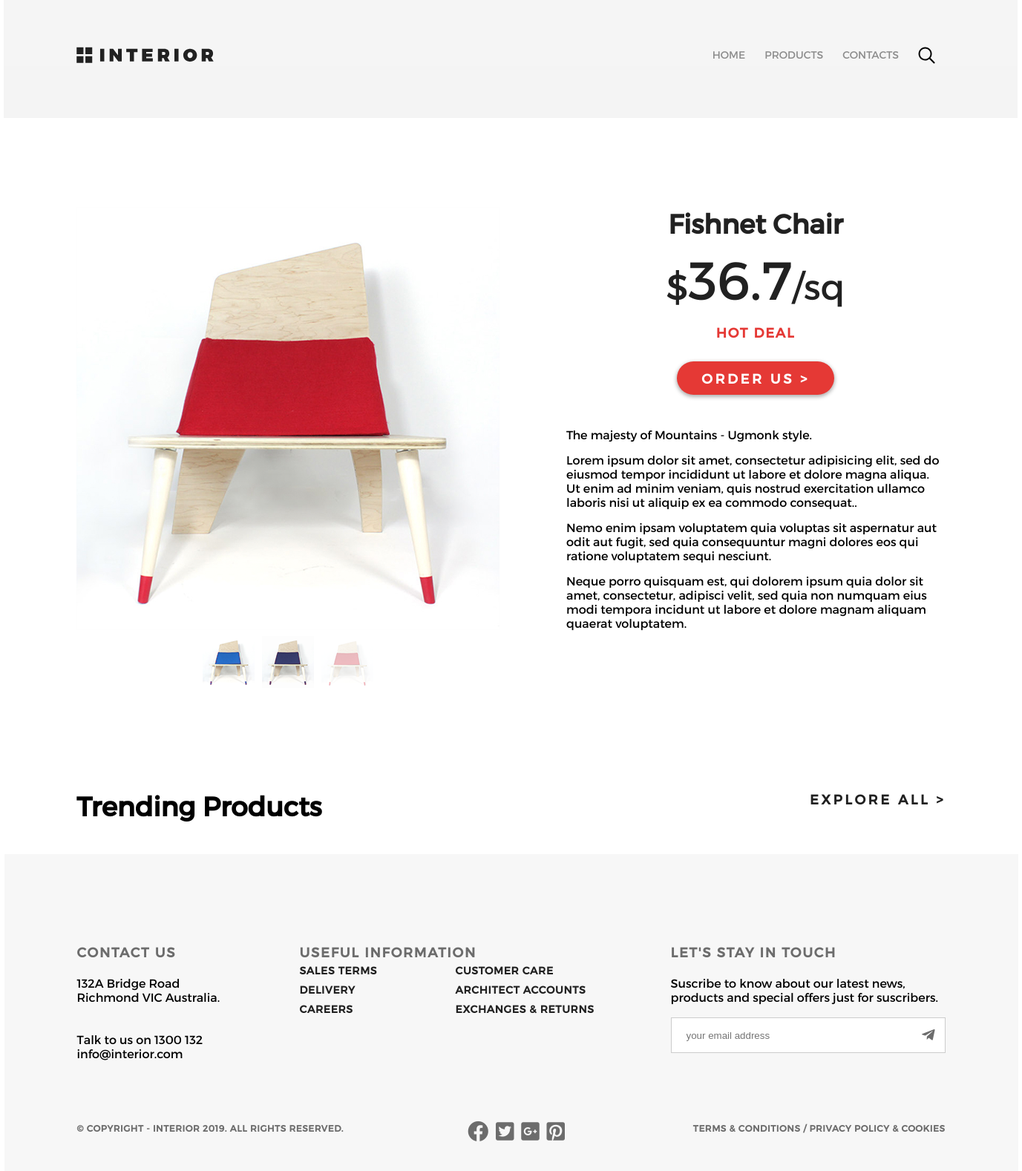
/product/, run on an earlier commit of the app's database.
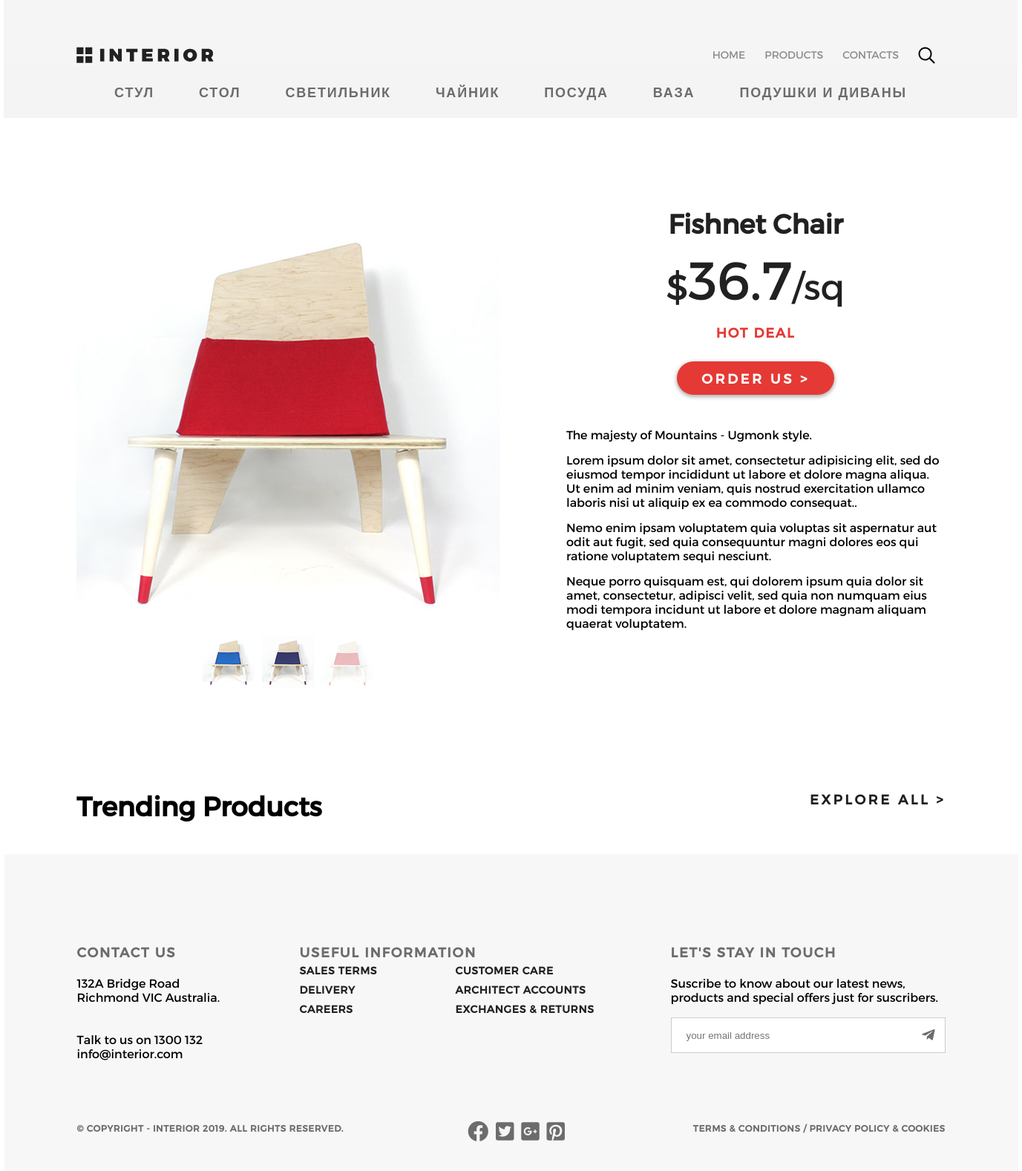
And on a later commit of the database.
### mainapp/models.py (models this page shows, shortened)
class CategoryProducts(models.Model):
    name = models.CharField(verbose_name='имя категории', max_length=128, unique=True)
    description = models.TextField(verbose_name='описание', blank=True)

### mainapp/views.py (the view)
def product(request):
    context = {
        'title': 'Продукт',
        "list_menu": MENU,
        'product_list_menu': product_type,
    }
    return render(request, 'mainapp/product.html', context=context)

### mainapp/templates/mainapp/product.html (shortened to what this page needs)
{% extends 'mainapp/base.html' %}
{% load staticfiles %}
{% block content %}
			<div class="shelf shelf1 shelf__product" >
				<div class="poster_product padding-site">
					<header class="title">
						{% include 'mainapp/includes/inc_menu.html' %}
					</header>
				</div>
				<div class="product__menu">
					{% include 'mainapp/includes/inc_menu_product.html' %}
				</div>
			</div>
			<div class="product__max__shop shelf shelf__min ">
				<div class="photos__product">
					<a href="" class="big__img"><img src="{% static 'img/slider1.png' %}" alt="product"></a>
					<div class="min__imgs">
						<a href="#" class="min__img"><img src="{% static 'img/controll.png' %}" alt="min product"></a>
						<a href="#" class="min__img"><img src="{% static 'img/controll11.png' %}" alt="min product"></a>
						<a href="#" class="min__img"><img src="{% static 'img/controll2.png' %}" alt="min product"></a>
					</div>
				</div>
				<div class="info__product__shop">
					<p class="name__product">Fishnet Chair</p>
					<p class="price">$<span class="mark-price">36.7</span>/sq</p>
					<p class="mark-red mark">Hot Deal</p>
					<a href="" class="button red__button">ORDER US ></a>
					<div>
						<p class="text__product">The majesty of Mountains - Ugmonk style.</p>
						<p class="text__product">Lorem ipsum dolor sit amet, consectetur adipisicing elit, sed do eiusmod tempor incididunt ut labore et dolore magna aliqua. Ut enim ad minim veniam, quis nostrud exercitation ullamco laboris nisi ut aliquip ex ea commodo consequat..</p>
						<p class="text__product"> Nemo enim ipsam voluptatem quia voluptas sit aspernatur aut odit aut fugit, sed quia consequuntur magni dolores eos qui ratione voluptatem sequi nesciunt.</p>
						<p class="text__product">Neque porro quisquam est, qui dolorem ipsum quia dolor sit amet, consectetur, adipisci velit, sed quia non numquam eius modi tempora incidunt ut labore et dolore magnam aliquam quaerat voluptatem.</p>
					</div>
				</div>
			</div>
			<div class="shelf shelf3 shelf__min">
				<div class="menu__shelf__min">
					<p class="headline__normal">Trending Products</p>
					<a class="button__ghost" href="{% url 'mainapp:products_url:products' %}">EXPLORE ALL ></a>
				</div>
			</div>
{% endblock %}

### mainapp/templates/mainapp/base.html (shortened to what this page needs)
<!DOCTYPE html>
{% load staticfiles %}
<html lang="en">
<head>
    {% block css %}
        <link rel="stylesheet" href="https://use.fontawesome.com/releases/v5.8.1/css/all.css">
        <link rel="stylesheet" href="{% static 'css/style.css' %}">
    {% endblock%}
    {% block fonts %}
        <link href="{% static 'fonts/Montserrat.ttf' %}" rel="stylesheet">
    {% endblock %}
</head>
<body>
	<div class="container">
		<div class="shelfs">
        	{% block content %}
            {% endblock %}
		</div>
        <footer class="footer">
			<div class="footer__div">
				<div class="contact_us__info">
					<p class="headline__footer">CONTACT US</p>
					<p class="text__st">132A Bridge Road Richmond VIC Australia.</p>
					<p class="text__st">Talk to us on 1300 132 info@interior.com</p>
				</div>
				<div class="useful_information__wrapper">
					<p class="headline__footer">USEFUL INFORMATION</p>
					<div class="useful_information">
				<a href="#" class="text_black__footer">
					Sales terms
				</a>
				<a href="#" class="text_black__footer">
					Customer care
				</a>
				<a href="#" class="text_black__footer">
					Delivery
				</a>
				<a href="#" class="text_black__footer">
					Architect accounts
				</a>
				<a href="#" class="text_black__footer">
					Careers
				</a>
				<a href="#" class="text_black__footer">
					Exchanges & returns
				</a>
					</div>
				</div>
				<div class="lets_stay_in_touch">
				<p class="headline__footer">LET'S STAY IN TOUCH</p>
				<p class="text__st">Suscribe to know about our latest news, products and special offers just for suscribers.</p>
				<div class="input__button">
				<input class="input" type="text" placeholder="your email address"><i class="fab fa-telegram-plane"></i>
				</div>
				</div>
			</div>
			<div class="info__footer">
				<p class="text__footer">&copy; Copyright - INTERIOR {% now 'Y' %}. All Rights Reserved.</p>
				<div class="social-links">
					<a href="#" class="social-link"><i class="fab fa-facebook"></i></a>
					<a href="#" class="social-link"><i class="fab fa-twitter-square"></i></a>
					<a href="#" class="social-link"><i class="fab fa-google-plus-square"></i></a>
					<a href="#" class="social-link">
					<i class="fab fa-pinterest-square"></i></a>
				</div>
				<p class="text__footer">Terms & Conditions  /  Privacy policy & Cookies</p>
			</div>
		</footer>
	</div>
</body>

### mainapp/templates/mainapp/includes/inc_menu.html (shortened to what this page needs)
{% load staticfiles %}
{% block menu %}
    <a class="avatar" href="/"><img src="{% static 'img/logo.svg' %}" alt="logo"></a>
    <ul class="menu">
        {% for li_menu in list_menu %}
            <li><a href='{% url li_menu.href %}' class="menu__link
            ">
                {{li_menu.name}}
            </a></li>
        {% endfor %}
        <li><a href="#" class="menu__link"><img src="{% static 'img/search.svg' %}" alt="search"></a></li>
    </ul>
{% endblock %}

### mainapp/templates/mainapp/includes/inc_menu_product.html (shortened to what this page needs)
{% load staticfiles %}
{% block menu_product %}
    <ul class="menu">
        {% for menu_li in product_list_menu %}
            <li><a href="{% url 'mainapp:products_url:category' menu_li.pk %}" class="menu__product1
            ">
                {{menu_li.name}}
            </a></li>
        {% endfor %}
    </ul>
{% endblock %}

### static/css/style.css (style rules this page uses)
* { margin:0; padding:0 }
html { height:100% }
body { height:100%; font-family:Montserrat, sans-serif }
.container { display:flex; justify-content:center; flex-wrap:wrap; width:1366px; margin:0 auto }
.shelf { display:flex; flex-wrap:wrap; justify-content:space-between; margin-bottom:120px }
.shelf:nth-last-child(1) { margin-bottom:0 }
.menu__shelf__min { display:flex; justify-content:space-between; align-items:center; height:49px; width:1171px; padding-bottom:50px }
.shelf__min { padding:0 98px }
.menu__link { color:#8c8c8c; font-size:14px; font-weight:300; text-transform:uppercase; text-decoration:none; padding:10px 13px }
.headline__normal { text-decoration:none; font-weight:700; height:25px; font-size:36px }
.menu { list-style-type:none; display:flex }
.mark { font-size:18px; font-weight:700; text-transform:uppercase; letter-spacing:1.8px }
.mark-red { color:#e53935 }
.button { font-size:18px; font-weight:700; text-transform:uppercase; color:#212121; letter-spacing:3.6px; box-shadow:0 2px 5px 1px rgba(33,33,33,.35); border-radius:23px; background-color:#fff; width:212px; height:45px; display:block; text-align:center; line-height:45px; text-decoration:none }
.button__ghost { color:#212121; font-family:Montserrat; font-size:18px; font-weight:700; line-height:24px; text-transform:uppercase; letter-spacing:3.6px; text-decoration:none }
.padding-site { padding-left:98px; padding-right:98px }
.title { width:1170px; display:flex; justify-content:space-between; padding-top:63px }
.headline__footer { color:#6c6c6c; font-size:18px; font-weight:700; line-height:24px; text-transform:uppercase; letter-spacing:1.8px }
.text_black__footer { flex-basis:50%; text-decoration:none; color:#212121; font-size:14px; font-weight:700; line-height:26px; text-transform:uppercase; letter-spacing:.7px }
.text__footer { color:#6c6c6c; font-size:12px; font-weight:700; line-height:26px; text-transform:uppercase; letter-spacing:.6px }
.text__st { padding:20px 0 18px 0 }
footer { width:1170px; background-color:#f7f7f7; padding:120px 98px 38px 98px }
.footer__div { padding-bottom:60px; display:flex; justify-content:space-between }
.info__footer { display:flex; justify-content:space-between }
.contact_us__info { width:220px }
.useful_information { display:flex; flex-wrap:wrap; width:420px }
.useful_information__wrapper { padding:0 50px }
.lets_stay_in_touch { width:370px }
.input { width:370px; height:48px; border:1px solid #d9dee1; background-color:#fff; padding:12px 40px 12px 20px; display:inline-block; border:1px solid #ccc; box-sizing:border-box }
.input__button { width:370px }
.fa-telegram-plane { color:#6c6c6c; float:right; position:relative; font-size:20px; top:-34px; left:-14px }
.social-link { letter-spacing:5.6px; color:#6c6c6c; font-size:28px }
.poster_product { background-color: #f5f5f5; }
.product__menu { display:flex; justify-content:center; align-items:center; padding:0; background-color:#f4f4f4; width:1366px; height:70px }
.menu__product1 { padding:0 30px; text-decoration:none; color:#6c6c6c; font-size:18px; font-weight:700; text-transform:uppercase; letter-spacing:1.8px; border-bottom:none }
.name__product { color:#212121; font-size:36px; font-weight:700 }
.product__max__shop { width:1170px; display:flex; flex-wrap:wrap }
.big__img { width:570px; height:570px }
.min__imgs { display:flex; justify-content:center }
.min__img { width:70px; height:70px; padding:5px }
.info__product__shop { height:570px; display:flex; flex-direction:column; justify-content:space-between; align-items:center; width:510px }
.photos__product { width:570px }
.price { color:#212121; font-size:36px; font-weight:300; line-height:48.02px; font-size:48px }
.mark-price { font-size:72px; text-transform:uppercase }
.red__button { color:#fff; background-color:#e53935 }
.text__product { padding-top:15px }

What changed in the data, as far as the page shows it:
added CategoryProducts: name "СТУЛ"
added CategoryProducts: name "СТОЛ"
added CategoryProducts: name "СВЕТИЛЬНИК"
added CategoryProducts: name "ЧАЙНИК"
added CategoryProducts: name "ПОСУДА"
added CategoryProducts: name "ВАЗА"
added CategoryProducts: name "ПОДУШКИ И ДИВАНЫ"
